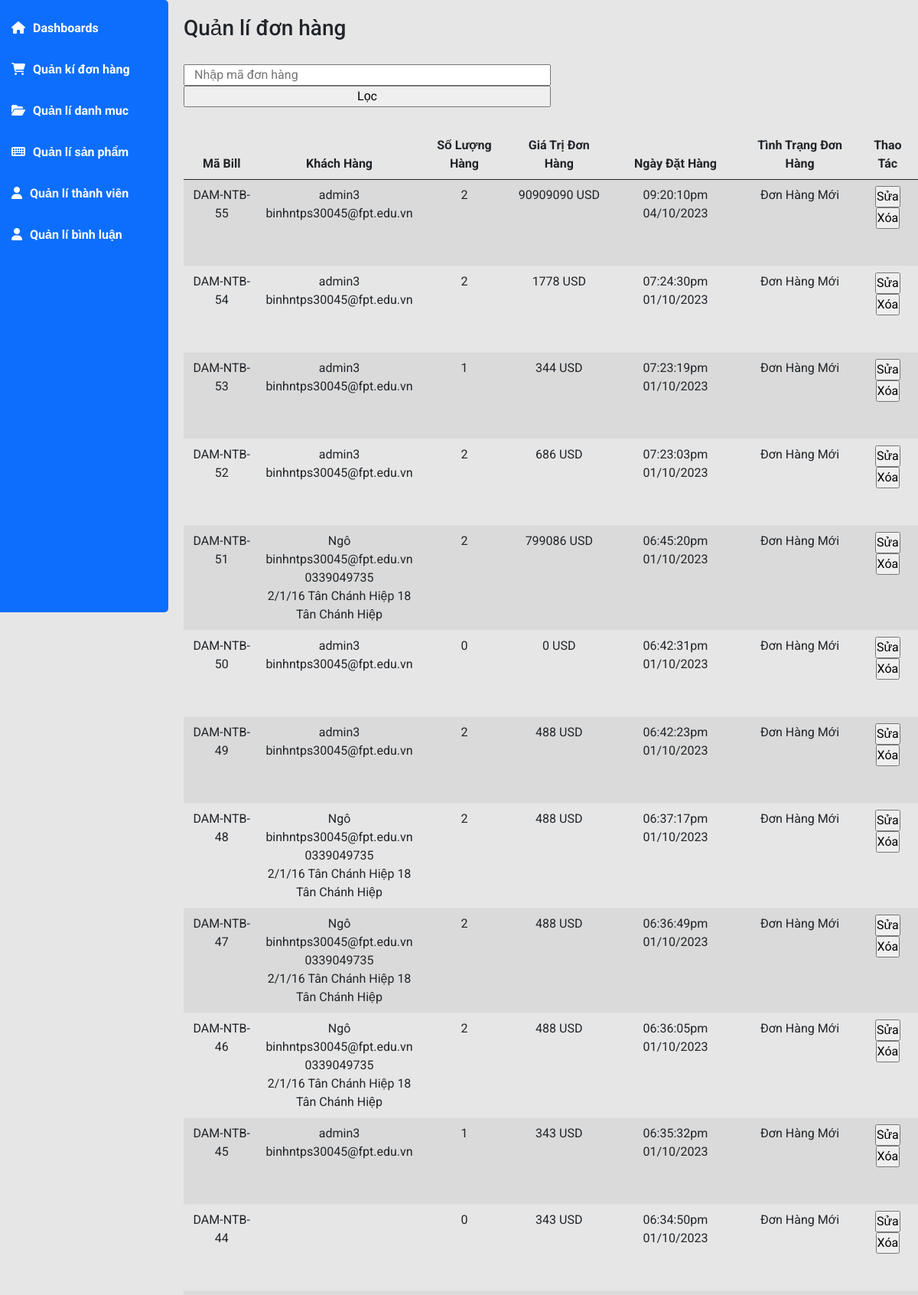
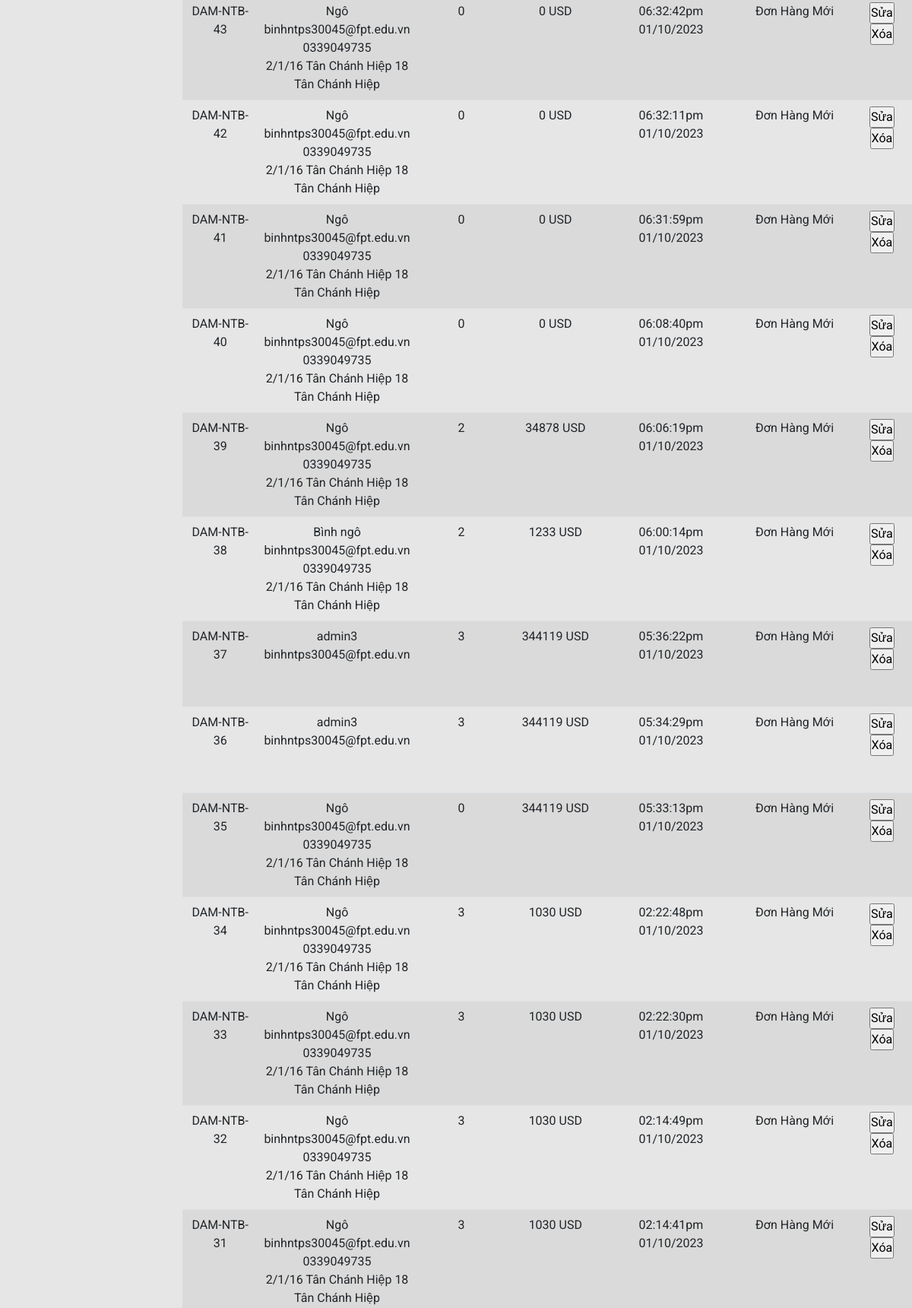
/admin/index.php?act=listbill (upper part), run on the app's committed database (2 pictures, top to bottom).
### tables this page shows
CREATE TABLE `bill` (
  `id` int(10) NOT NULL,
  `iduser` int(10) DEFAULT 0,
  `bill_username` varchar(255) NOT NULL,
  `bill_hoten` varchar(255) NOT NULL,
  `bill_email` varchar(255) NOT NULL,
  `bill_sdt` varchar(50) NOT NULL,
  `bill_diachi` varchar(255) NOT NULL,
  `bill_thanhpho` varchar(50) NOT NULL,
  `bill_pttt` tinyint(1) NOT NULL DEFAULT 1 COMMENT '1. Thanh toán trực tiếp \r\n2. Chuyển khoản\r\n3. Thanh toán online',
  `bill_ngay_dathang` varchar(50) DEFAULT NULL,
  `bill_tong_donhang` int(10) NOT NULL DEFAULT 0,
  `bill_trangthai` tinyint(1) DEFAULT 0 COMMENT '0. Đơn hàng mới 1. Đang xử lý 2.Đang giao hàng 3. Đã giao hàng'
);

### model/pdo.php (called while the page is built, shortened)
<?php
function pdo_get_connection(){
    $dburl = "mysql:host=localhost;dbname=tinyshop;charset=utf8";
    $username = 'root';
    $password = '';
    $conn = new PDO($dburl, $username, $password);
    $conn->setAttribute(PDO::ATTR_ERRMODE, PDO::ERRMODE_EXCEPTION);
    return $conn;
}
function pdo_query($sql){
    $sql_args = array_slice(func_get_args(), 1);
    try{
        $conn = pdo_get_connection();
        $stmt = $conn->prepare($sql);
        $stmt->execute($sql_args);
        $rows = $stmt->fetchAll();
        return $rows;
    }
    catch(PDOException $e){
        throw $e;
    }
    finally{
        unset($conn);
    }
}

### model/cart.php (called while the page is built, shortened)
<?php
function count_bill_user($idbill)
{
    $sql = "SELECT * FROM cart WHERE idbill=" . $idbill;
    $bill =  pdo_query($sql);
    return sizeof($bill);
}
function load_All_bill($keyword = "", $iduser=0)
{
    $sql = "SELECT * FROM bill WHERE 1";
    $sql .= " order by id desc";
    $listbill =  pdo_query($sql);
    return $listbill;
}
function get_ttdh($ttdh)
{
    switch ($ttdh) {
        case '0':
            $trangthai = "Đơn Hàng Mới";
            break;
    }
    return $trangthai;
}

### admin/bill/listbill.php (the view, shortened to what this page needs)
<div class="main-content">
                <h3 class="title-page">
                    Quản lí đơn hàng
                </h3>
                <div class="col-6">
                <form class="row" action="index.php?act=listbill" method="post">
                <input type="text" name="keyword" placeholder="Nhập mã đơn hàng">
                <input type="submit" name="listloc" value="Lọc">
                </form>
                </div>
                <table id="example" class="table table-striped" style="width:100%">
                    <thead>
                        <tr>
                        <th scope="col">Mã Bill</th>
                        <th scope="col">Khách Hàng</th>
                        <th scope="col">Số Lượng Hàng</th>
                        <th scope="col">Giá Trị Đơn Hàng</th>
                        <th scope="col">Ngày Đặt Hàng</th>
                        <th scope="col">Tình Trạng Đơn Hàng</th>
                        <th scope="col">Thao Tác</th>
                        </tr>
                    </thead>
                    <tbody>
                    <?php
                    foreach ($listbill as $bill) {
                        extract($bill);
                        $khachhang=$bill["bill_username"]. '
                        <br>' . $bill["bill_email"] . '
                        <br>' . $bill["bill_sdt"] . '
                        <br>' . $bill["bill_diachi"] . '
                        <br>' . $bill["bill_thanhpho"];
                        $countsp = count_bill_user($bill["id"]);
                        $trangthai = get_ttdh($bill["bill_trangthai"]);
                        $suabill = "index.php?act=suabill&id=" . $bill["id"];
                        $xoabill = "index.php?act=xoabill&id=" . $bill["id"];
                        echo '
                        <tr>
                            <td> DAM-NTB-' . $bill['id'] . '</td>
                            <td>' . $khachhang . '</td>
                            <td>' . $countsp . '</td>
                            <td>' . $bill['bill_tong_donhang'] . ' USD</td>
                            <td>' . $bill["bill_ngay_dathang"] . '</td>
                            <td>' . $trangthai . '</td>
                            <td> <a href="' . $suabill . '"> <input type="button" value="Sửa"> </a> <a href="' . $xoabill . '"> <input type="button" value="Xóa"> </a></td>
                        </tr>
                        ';
                    }
                    ?>
                    </tbody>
                </table>
            </div>

### admin/css/main.css (style rules this page uses)
* { padding: 0; margin: 0; box-sizing: border-box; font-family: 'Roboto', sans-serif; }
body { background-color: #e6e6e6; }
.main-content { padding-left: 240px; padding-bottom: 20px; }
.main-content .title-page { padding-top: 20px; }

### admin/bill/listbill.php (style rules this page uses)
.row { margin: 30px 0; }
td , tr { text-align: center; }

### data on the page
bill: id "55", bill_username "admin3", bill_email "binhntps30045@fpt.edu.vn", countsp "2", bill_tong_donhang "90909090", bill_ngay_dathang "09:20:10pm 04/10/2023", bill_trangthai "Đơn Hàng Mới"
bill: id "54", bill_username "admin3", bill_email "binhntps30045@fpt.edu.vn", countsp "2", bill_tong_donhang "1778", bill_ngay_dathang "07:24:30pm 01/10/2023", bill_trangthai "Đơn Hàng Mới"
bill: id "53", bill_username "admin3", bill_email "binhntps30045@fpt.edu.vn", countsp "1", bill_tong_donhang "344", bill_ngay_dathang "07:23:19pm 01/10/2023", bill_trangthai "Đơn Hàng Mới"
bill: id "52", bill_username "admin3", bill_email "binhntps30045@fpt.edu.vn", countsp "2", bill_tong_donhang "686", bill_ngay_dathang "07:23:03pm 01/10/2023", bill_trangthai "Đơn Hàng Mới"
bill: id "51", bill_username "Ngô", bill_email "binhntps30045@fpt.edu.vn", bill_sdt "0339049735", bill_diachi "2/1/16 Tân Chánh Hiệp 18", bill_thanhpho "Tân Chánh Hiệp", countsp "2", bill_tong_donhang "799086", bill_ngay_dathang "06:45:20pm 01/10/2023", bill_trangthai "Đơn Hàng Mới"
bill: id "50", bill_username "admin3", bill_email "binhntps30045@fpt.edu.vn", countsp "0", bill_tong_donhang "0", bill_ngay_dathang "06:42:31pm 01/10/2023", bill_trangthai "Đơn Hàng Mới"
bill: id "49", bill_username "admin3", bill_email "binhntps30045@fpt.edu.vn", countsp "2", bill_tong_donhang "488", bill_ngay_dathang "06:42:23pm 01/10/2023", bill_trangthai "Đơn Hàng Mới"
bill: id "48", bill_username "Ngô", bill_email "binhntps30045@fpt.edu.vn", bill_sdt "0339049735", bill_diachi "2/1/16 Tân Chánh Hiệp 18", bill_thanhpho "Tân Chánh Hiệp", countsp "2", bill_tong_donhang "488", bill_ngay_dathang "06:37:17pm 01/10/2023", bill_trangthai "Đơn Hàng Mới"
bill: id "47", bill_username "Ngô", bill_email "binhntps30045@fpt.edu.vn", bill_sdt "0339049735", bill_diachi "2/1/16 Tân Chánh Hiệp 18", bill_thanhpho "Tân Chánh Hiệp", countsp "2", bill_tong_donhang "488", bill_ngay_dathang "06:36:49pm 01/10/2023", bill_trangthai "Đơn Hàng Mới"
bill: id "46", bill_username "Ngô", bill_email "binhntps30045@fpt.edu.vn", bill_sdt "0339049735", bill_diachi "2/1/16 Tân Chánh Hiệp 18", bill_thanhpho "Tân Chánh Hiệp", countsp "2", bill_tong_donhang "488", bill_ngay_dathang "06:36:05pm 01/10/2023", bill_trangthai "Đơn Hàng Mới"
bill: id "45", bill_username "admin3", bill_email "binhntps30045@fpt.edu.vn", countsp "1", bill_tong_donhang "343", bill_ngay_dathang "06:35:32pm 01/10/2023", bill_trangthai "Đơn Hàng Mới"
bill: id "44", countsp "0", bill_tong_donhang "343", bill_ngay_dathang "06:34:50pm 01/10/2023", bill_trangthai "Đơn Hàng Mới"
bill: id "43", bill_username "Ngô", bill_email "binhntps30045@fpt.edu.vn", bill_sdt "0339049735", bill_diachi "2/1/16 Tân Chánh Hiệp 18", bill_thanhpho "Tân Chánh Hiệp", countsp "0", bill_tong_donhang "0", bill_ngay_dathang "06:32:42pm 01/10/2023", bill_trangthai "Đơn Hàng Mới"
bill: id "42", bill_username "Ngô", bill_email "binhntps30045@fpt.edu.vn", bill_sdt "0339049735", bill_diachi "2/1/16 Tân Chánh Hiệp 18", bill_thanhpho "Tân Chánh Hiệp", countsp "0", bill_tong_donhang "0", bill_ngay_dathang "06:32:11pm 01/10/2023", bill_trangthai "Đơn Hàng Mới"
bill: id "41", bill_username "Ngô", bill_email "binhntps30045@fpt.edu.vn", bill_sdt "0339049735", bill_diachi "2/1/16 Tân Chánh Hiệp 18", bill_thanhpho "Tân Chánh Hiệp", countsp "0", bill_tong_donhang "0", bill_ngay_dathang "06:31:59pm 01/10/2023", bill_trangthai "Đơn Hàng Mới"
bill: id "40", bill_username "Ngô", bill_email "binhntps30045@fpt.edu.vn", bill_sdt "0339049735", bill_diachi "2/1/16 Tân Chánh Hiệp 18", bill_thanhpho "Tân Chánh Hiệp", countsp "0", bill_tong_donhang "0", bill_ngay_dathang "06:08:40pm 01/10/2023", bill_trangthai "Đơn Hàng Mới"
bill: id "39", bill_username "Ngô", bill_email "binhntps30045@fpt.edu.vn", bill_sdt "0339049735", bill_diachi "2/1/16 Tân Chánh Hiệp 18", bill_thanhpho "Tân Chánh Hiệp", countsp "2", bill_tong_donhang "34878", bill_ngay_dathang "06:06:19pm 01/10/2023", bill_trangthai "Đơn Hàng Mới"
bill: id "38", bill_username "Bình ngô", bill_email "binhntps30045@fpt.edu.vn", bill_sdt "0339049735", bill_diachi "2/1/16 Tân Chánh Hiệp 18", bill_thanhpho "Tân Chánh Hiệp", countsp "2", bill_tong_donhang "1233", bill_ngay_dathang "06:00:14pm 01/10/2023", bill_trangthai "Đơn Hàng Mới"
bill: id "37", bill_username "admin3", bill_email "binhntps30045@fpt.edu.vn", countsp "3", bill_tong_donhang "344119", bill_ngay_dathang "05:36:22pm 01/10/2023", bill_trangthai "Đơn Hàng Mới"
bill: id "36", bill_username "admin3", bill_email "binhntps30045@fpt.edu.vn", countsp "3", bill_tong_donhang "344119", bill_ngay_dathang "05:34:29pm 01/10/2023", bill_trangthai "Đơn Hàng Mới"
bill: id "35", bill_username "Ngô", bill_email "binhntps30045@fpt.edu.vn", bill_sdt "0339049735", bill_diachi "2/1/16 Tân Chánh Hiệp 18", bill_thanhpho "Tân Chánh Hiệp", countsp "0", bill_tong_donhang "344119", bill_ngay_dathang "05:33:13pm 01/10/2023", bill_trangthai "Đơn Hàng Mới"
bill: id "34", bill_username "Ngô", bill_email "binhntps30045@fpt.edu.vn", bill_sdt "0339049735", bill_diachi "2/1/16 Tân Chánh Hiệp 18", bill_thanhpho "Tân Chánh Hiệp", countsp "3", bill_tong_donhang "1030", bill_ngay_dathang "02:22:48pm 01/10/2023", bill_trangthai "Đơn Hàng Mới"
bill: id "33", bill_username "Ngô", bill_email "binhntps30045@fpt.edu.vn", bill_sdt "0339049735", bill_diachi "2/1/16 Tân Chánh Hiệp 18", bill_thanhpho "Tân Chánh Hiệp", countsp "3", bill_tong_donhang "1030", bill_ngay_dathang "02:22:30pm 01/10/2023", bill_trangthai "Đơn Hàng Mới"
bill: id "32", bill_username "Ngô", bill_email "binhntps30045@fpt.edu.vn", bill_sdt "0339049735", bill_diachi "2/1/16 Tân Chánh Hiệp 18", bill_thanhpho "Tân Chánh Hiệp", countsp "3", bill_tong_donhang "1030", bill_ngay_dathang "02:14:49pm 01/10/2023", bill_trangthai "Đơn Hàng Mới"
bill: id "31", bill_username "Ngô", bill_email "binhntps30045@fpt.edu.vn", bill_sdt "0339049735", bill_diachi "2/1/16 Tân Chánh Hiệp 18", bill_thanhpho "Tân Chánh Hiệp", countsp "3", bill_tong_donhang "1030", bill_ngay_dathang "02:14:41pm 01/10/2023", bill_trangthai "Đơn Hàng Mới"
